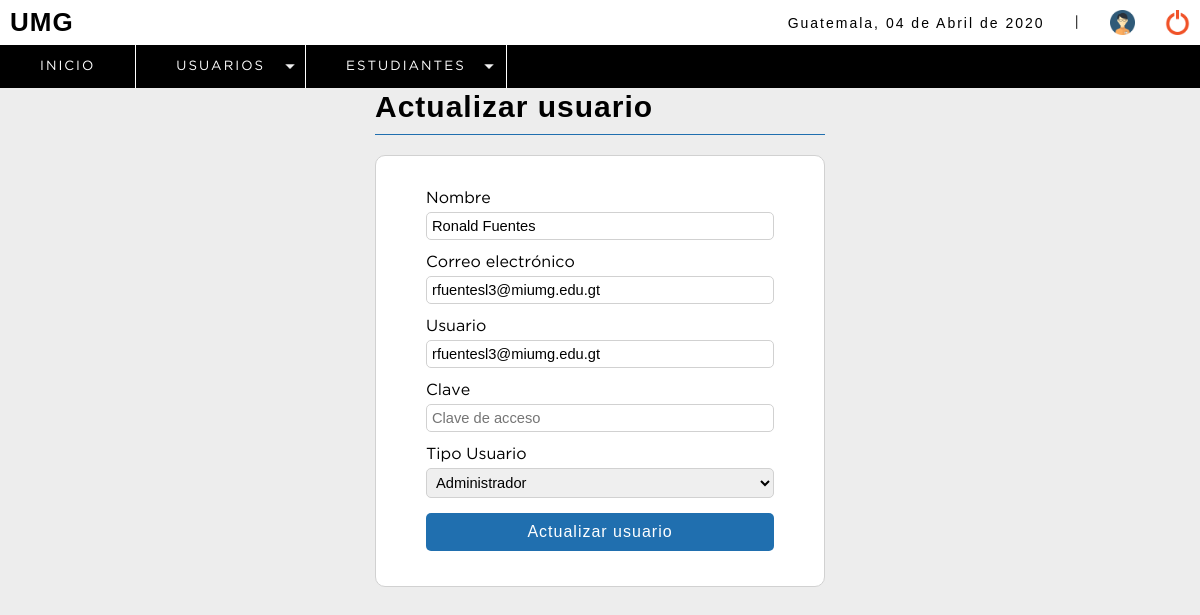
/sistema/editar_usuario.php?id=1 (signed in), run on the app's committed database.
### tables this page shows
CREATE TABLE `usuario` (
  `idusuario` int(11) NOT NULL,
  `nombre` varchar(50) DEFAULT NULL,
  `correo` varchar(100) DEFAULT NULL,
  `usuario` varchar(100) DEFAULT NULL,
  `clave` varchar(100) DEFAULT NULL,
  `rol` int(11) DEFAULT NULL,
  `estatus` int(11) NOT NULL DEFAULT '1'
);

CREATE TABLE `rol` (
  `idrol` int(11) NOT NULL,
  `rol` varchar(20) DEFAULT NULL
);

### sistema/editar_usuario.php (the view, shortened to what this page needs)
<?php
	include "../conexion.php";
	$iduser = $_REQUEST['id'];
	$sql= mysqli_query($conection,"SELECT u.idusuario, u.nombre,u.correo,u.usuario, (u.rol) as idrol, (r.rol) as rol
									FROM usuario u
									INNER JOIN rol r
									on u.rol = r.idrol
									WHERE idusuario= $iduser ");
	$result_sql = mysqli_num_rows($sql);
	if($result_sql == 0){
		header('Location: lista_usuarios.php');
	}else{
		$option = '';
		while ($data = mysqli_fetch_array($sql)) {
			$nombre  = $data['nombre'];
			$correo  = $data['correo'];
			$usuario = $data['usuario'];
			$idrol   = $data['idrol'];
			$rol     = $data['rol'];
			if($idrol == 1){
				$option = '<option value="'.$idrol.'" select>'.$rol.'</option>';
			}else if($idrol == 2){
				$option = '<option value="'.$idrol.'" select>'.$rol.'</option>';
			}else if($idrol == 3){
				$option = '<option value="'.$idrol.'" select>'.$rol.'</option>';
			}
		}
	}
 ?>
<!DOCTYPE html>
<html lang="en">
<head>
	<?php include "includes/scripts.php"; ?>
</head>
<body>
	<?php include "includes/header.php"; ?>
	<section id="container">
		<div class="form_register">
			<h1>Actualizar usuario</h1>
			<hr>
			<form action="" method="post">
				<label for="nombre">Nombre</label>
				<input type="text" name="nombre" id="nombre" placeholder="Nombre completo" value="<?php echo $nombre; ?>">
				<label for="correo">Correo electrónico</label>
				<input type="email" name="correo" id="correo" placeholder="Correo electrónico" value="<?php echo $correo; ?>">
				<label for="usuario">Usuario</label>
				<input type="text" name="usuario" id="usuario" placeholder="Usuario" value="<?php echo $usuario; ?>">
				<label for="clave">Clave</label>
				<input type="password" name="clave" id="clave" placeholder="Clave de acceso">
				<label for="rol">Tipo Usuario</label>
				<select name="rol" id="rol" class="notItemOne">
					<?php
						echo $option;
					?>
				</select>
				<input type="submit" value="Actualizar usuario" class="btn_save">
			</form>
		</div>
	</section>
</body>
</html>

### sistema/css/estilos.css (style rules this page uses)
* { margin: 0; padding: 0; box-sizing: border-box; }
body { background: #ededed; }
h1, h2, h3, h4, h5, h6 { font-family: 'arial'; font-weight: bold; letter-spacing: 1px; }
h1 { font-size: 26px; }
#container { padding: 90px 15px 15px; }
.form_register { width: 450px; margin: auto; }
.form_register h1 { color: #000; text-align: center; }
hr { border: 0; background: #206FAF; height: 1px; margin: 10px 0; display: block; }
form { background: #FFF; margin: auto; padding: 20px 50px; border: 1px solid #d1d1d1; border-radius: 10px; }
label { display: block; font-size: 12pt; font-family: 'GothamBook'; margin: 15px auto 5px auto; }
input,select { display: block; width: 100%; font-size: 11pt; padding: 5px; border: 1px solid #d1d1d1; border-radius: 5px; }
.notItemOne option:first-child { display: none; }
.btn_save { font-size: 12pt; background: #206FAF; padding: 10px; color: #FFF; letter-spacing: 1px; border: 0; cursor: pointer; margin: 15px auto; }
#container h1 { font-size: 30px; display: inline-block; }

### data on the page
usuario: nombre "Ronald Fuentes", correo "rfuentesl3@miumg.edu.gt", usuario "rfuentesl3@miumg.edu.gt", rol "Administrador"

### other printed values
fechaC() "04 de Abril de 2020"
